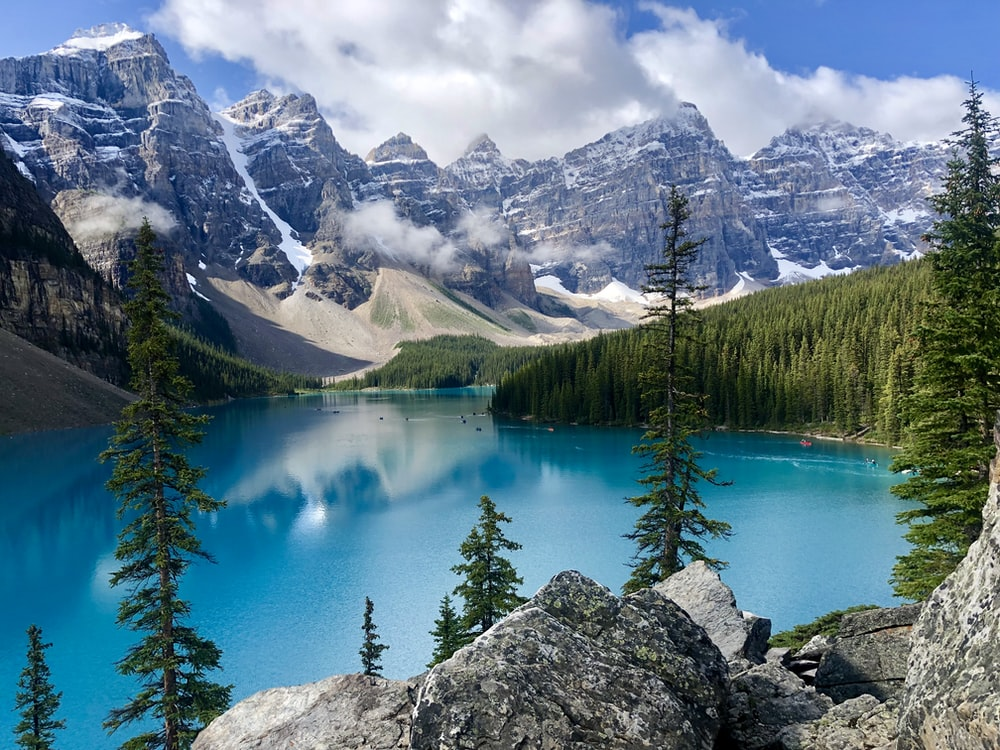
#> input picture gen-ppm-files/nature.jpeg, 1000 x 750 px
$ python gen.py
#> lines starting #> are read from the running program, lines starting #| are printed output that depends on the picture
import numpy as np
from PIL import Image

filename = 'nature'
with Image.open(f'{filename}.jpeg') as im:
#> im is the input picture: PIL image 1000x750 RGB; mean R, G, B 95.3, 120.7, 134.7
    im.crop((0, 0, 100, 100)).save(f'{filename}.ppm')
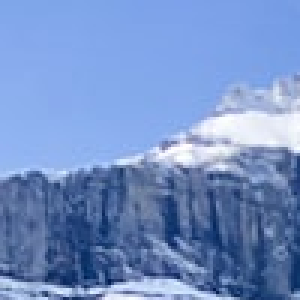
#> saved as nature.ppm: PIL image 100x100 RGB (shown 3 times larger); mean R, G, B 115.7, 144.5, 197.8
